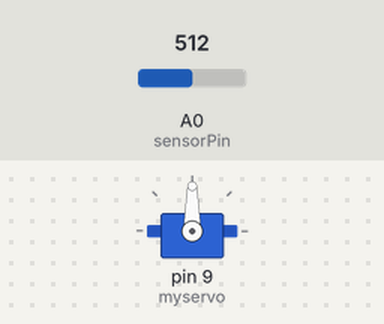
Recording of a sketch running on a simulated Arduino Uno, built with avr-gcc and run on an emulated ATmega328P. On the bench: servo. Inputs (shaded band) come from the test bench; at power-on: A0 (sensorPin) = 512.

Above: at 1.2 s.
1.3 s: A0 (sensorPin) set to 716
At 1.6 s:
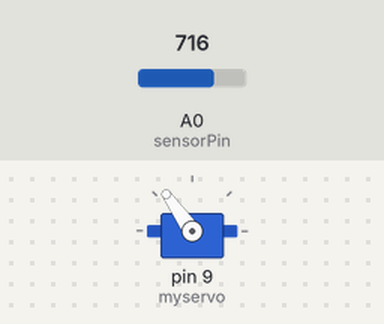
2.8 s: A0 (sensorPin) set to 900
At 3.7 s:
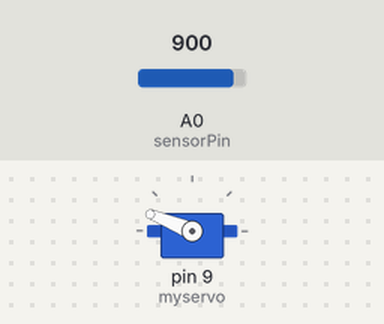
4.3 s: A0 (sensorPin) set to 1023
At 5.1 s:
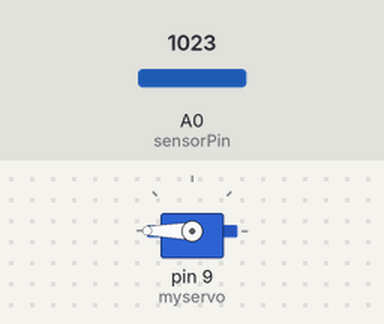
5.8 s: A0 (sensorPin) set to 306
At 7.0 s:
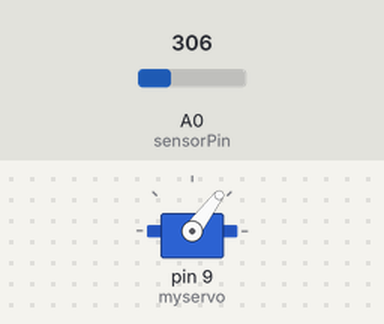
7.3 s: A0 (sensorPin) set to 122
At 8.6 s:
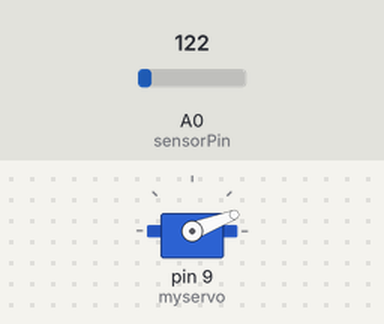
Timing chart, 0 to 9.8 s (numbered marks = the images above; inputs shaded):
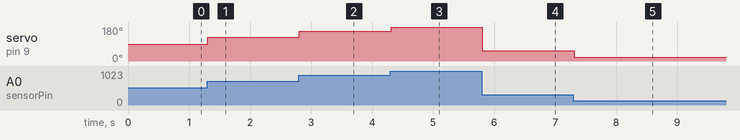

Measured:
- after the input at 1.3 s, servo on pin 9 (myservo): 90° → 125° at once
- after the input at 2.8 s, servo on pin 9 (myservo): 125° → 158° at once
- after the input at 4.3 s, servo on pin 9 (myservo): 158° → 180° at once
- after the input at 5.8 s, servo on pin 9 (myservo): 180° → 53° at once
- after the input at 7.3 s, servo on pin 9 (myservo): 53° → 21° at once

The sketch:

q3.ino
```cpp
#include <Servo.h>

Servo myservo;
int sensorPin = A0;
int val;
int servoAngle;

void setup() {
  myservo.attach(9);
}

void loop() {
  val = analogRead(sensorPin);
  // Mapeie o valor lido do sensor para a faixa de ângulos do servo (0 a 180)
  servoAngle = map(val, 0, 1023, 0, 180);
  myservo.write(servoAngle);
  delay(15);
}
```
